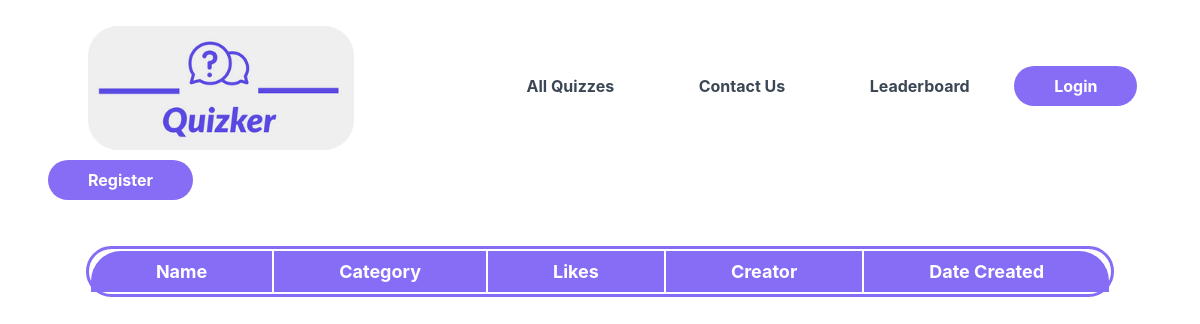
/Quizker/AllQuizzes/, run on an earlier commit of the app's database.
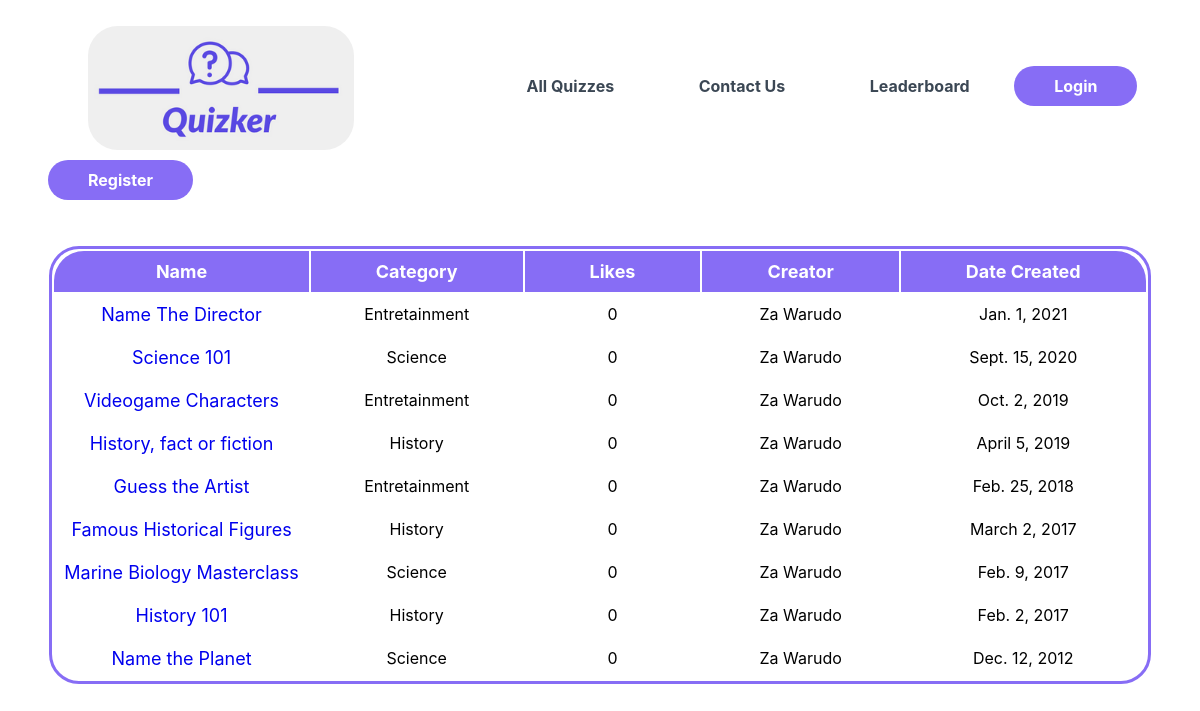
And on a later commit of the database.
### Quizker/models.py (models this page shows, shortened)
class Quiz(models.Model):
        id = models.AutoField(primary_key=True)
        title = models.CharField(max_length = 128,unique=True)
        creator = models.ForeignKey(User, on_delete=models.CASCADE)
        category = models.ForeignKey(Category, on_delete=models.CASCADE)
        date = models.DateField()
        description = models.CharField(max_length=256)
        slug = models.SlugField(unique=True)
        questionType = models.CharField(max_length=64,choices =(('OpenEnded',"Open Ended"),('TrueOrFalse',"True or False"),('MultipleChoice',"Multiple Choice")))
        likes = models.IntegerField(default=0)
        class Meta:
            verbose_name_plural = "Quizzes"

class Category(models.Model):
        id = models.AutoField(primary_key=True)
        title = models.CharField(max_length=128, unique=True)
        description = models.CharField(max_length=256)
        class Meta:
            verbose_name_plural = "Categories"

### Quizker/views.py (the view)
# urls.py: path('AllQuizzes/',views.Quizzes,name='Quizzes'),
def Quizzes(request):
    return render(request, 'Quizker/Quizzes.html',context={'Quizzes':Quiz.objects.all().order_by('-date')})

### templates/Quizker/Quizzes.html (shortened to what this page needs)
{% extends 'Quizker/base.html' %}
{% load staticfiles %}
{% block body_block %}
	<link rel="stylesheet" type="text/css" href="{% static 'Quizker/Quizzes.css' %}">
	<div class = "table">
		<table>
			<tr>
				<th class = "names">Name</th>
				<th class = "category">Category</th>
				<th class = "likes">Likes</th>
				<th class = "creator">Creator</th>
                <th class = "date">Date Created</th>
			</tr>
			{% for Quiz in Quizzes %}
				<tr>
					<td><a href="{% url 'Quizker:ParticipateQuiz' Quiz.slug%}">{{Quiz.title}}</a></td>
					<td>{{Quiz.category.title}}</a></td>
                    <td>0</td>
					<td>{{Quiz.creator.username}}</td>
                    <td>{{Quiz.date}}</td>
				</tr>
			{% endfor %}
		</table>
	</div>
{% endblock %}

### templates/Quizker/base.html (shortened to what this page needs)
<!DOCTYPE html>
{% load staticfiles %}
<html>
    <link rel="stylesheet" type="text/css" href="{% static 'Quizker/base.css' %}">
    <head>
    </head>
    <body>
        <div class = "nav_container">
            <ul class = "nav">
                <li class = "img"><a href="{% url 'Quizker:Home' %}"><img src="{% static 'images/quizker_logo.png' %}"></a></li>
                <li><a href="{% url 'Quizker:Quizzes' %}">All Quizzes</a></li>
                {% if user.is_authenticated %}
					<li><a href="{% url 'Quizker:CreateQuiz' %}">All Quizzes</a></li>
                    <li><a href="{% url 'Quizker:CreateQuiz' %}">Create a Quiz</a></li>
                    <li><a href="{% url 'Quizker:CreateQuiz' %}">Contact Us</a></li>
                    <li><a href="{% url 'Quizker:CreateQuiz' %}">Leaderboard</a></li>
                    <li class = "user"><a href="{% url 'auth_logout' %}?next={% url 'Quizker:Home' %}">Logout</a></li>
                {% else %}
                    <li><a href="{% url 'Quizker:CreateQuiz' %}">Contact Us</a></li>
                    <li><a href="{% url 'Quizker:CreateQuiz' %}">Leaderboard</a></li>
                    <li class = "user"><a href="{% url 'auth_login' %}">Login</a></li>
                    <li class = "user"><a href="{% url 'registration_register' %}">Register</a></li>
                {% endif %}
            </ul>
        </div>
        <div>
            {% block body_block %}
            {% endblock %}
        </div>
    </body>
</html>

### static/Quizker/base.css (style rules this page uses)
body { font-family: -apple-system, BlinkMacSystemFont, 'Segoe UI', Roboto, Oxygen, Ubuntu, Cantarell, 'Open Sans', 'Helvetica Neue', sans-serif; }
.nav_container { margin-left: auto; margin-right: auto; }
ul.nav > li { display: inline-block; padding: 10px 40px; }
ul.nav > li > a { color: #3b4754; text-decoration: none; font-family: -apple-system, BlinkMacSystemFont, 'Segoe UI', Roboto, Oxygen, Ubuntu, Cantarell, 'Open Sans', 'Helvetica Neue', sans-serif; font-weight: bold; }
ul.nav > li.user { border-radius: 30px; background-color: #876df5; }
ul.nav > li.user > a { color: white; text-decoration: none; }
img { border-radius: 30px; width: 75%; height: auto; vertical-align: middle; }

### static/Quizker/Quizzes.css (style rules this page uses)
.table { padding-top: 30px; }
table { border: 3px solid #876df5; border-radius: 30px; margin-left:auto; margin-right:auto; }
th { font-size: 18px; padding: 10px 65px; color: white; background-color: #876df5; }
.names { border-top-left-radius: 30px; }
.date { border-top-right-radius: 30px; }
td { text-align: center; padding: 10px; }
td > a { text-decoration: none; font-size: 18px; }

What changed in the data, as far as the page shows it:
added Quiz: title "Name The Director", category "Entretainment", creator.username "Za Warudo", date "Jan. 1, 2021"
added Quiz: title "Science 101", category "Science", creator.username "Za Warudo", date "Sept. 15, 2020"
added Quiz: title "Videogame Characters", category "Entretainment", creator.username "Za Warudo", date "Oct. 2, 2019"
added Quiz: title "History, fact or fiction", category "History", creator.username "Za Warudo", date "April 5, 2019"
added Quiz: title "Guess the Artist", category "Entretainment", creator.username "Za Warudo", date "Feb. 25, 2018"
added Quiz: title "Famous Historical Figures", category "History", creator.username "Za Warudo", date "March 2, 2017"
added Quiz: title "Marine Biology Masterclass", category "Science", creator.username "Za Warudo", date "Feb. 9, 2017"
added Quiz: title "History 101", category "History", creator.username "Za Warudo", date "Feb. 2, 2017"
added Quiz: title "Name the Planet", category "Science", creator.username "Za Warudo", date "Dec. 12, 2012"
